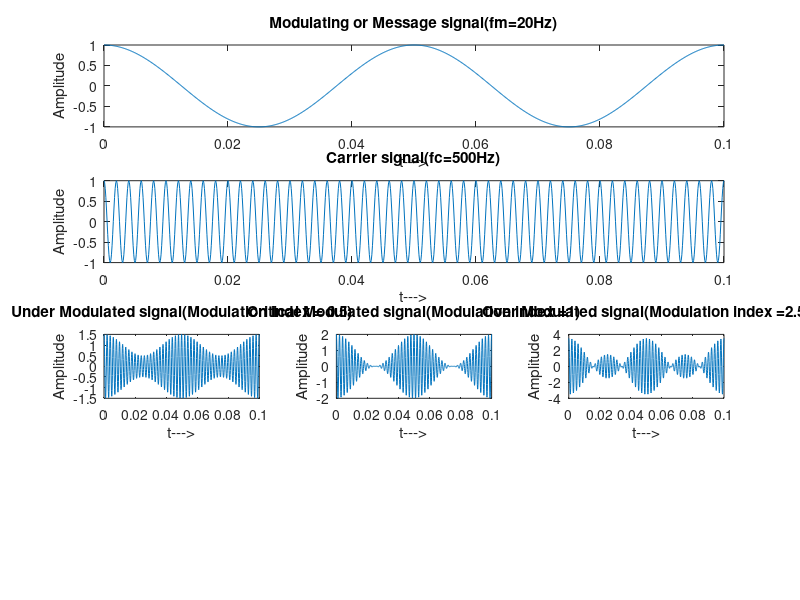

Write the MATLAB code that produced this figure.
% Amplitude Modulation
clc;
close all;
fm=20;
Am=1;
t= 0: 0.0001: .1 ;
m=Am*cos(2*pi*fm*t);
subplot(4,3,1:3);
plot(t,m);
title('Modulating or Message signal(fm=20Hz)');
xlabel('t--->'); ylabel('Amplitude');
Ac=1;
fc=500;
c=Ac*cos(2*pi*fc*t);
subplot(4,3,4:6);
plot(t,c);
title('Carrier signal(fc=500Hz)');
xlabel('t--->'); ylabel('Amplitude');
k= Am / Ac;
u = 0.5 * k; %u is modulation index 
s1=Ac*(1+u*cos(2*pi*fm*t)).*cos(2*pi*fc*t);
subplot(4,3,7);
plot(t,s1);
title('Under Modulated signal(Modulation index = 0.5)');
xlabel('t--->'); ylabel('Amplitude');
u = 1 * k; %u is modulation index 
s2=Ac*(1+u*cos(2*pi*fm*t)).*cos(2*pi*fc*t);
subplot(4,3,8);
plot(t,s2);
title('Critical Modulated signal(Modulation index =1)');
xlabel('t--->'); ylabel('Amplitude');
u = 2.5 * k; %u is modulation index 
s3=Ac*(1+u*cos(2*pi*fm*t)).*cos(2*pi*fc*t);
subplot(4,3,9);
plot(t,s3);
title('Over Modulated signal(Modulation index =2.5)');
xlabel('t--->'); ylabel('Amplitude');